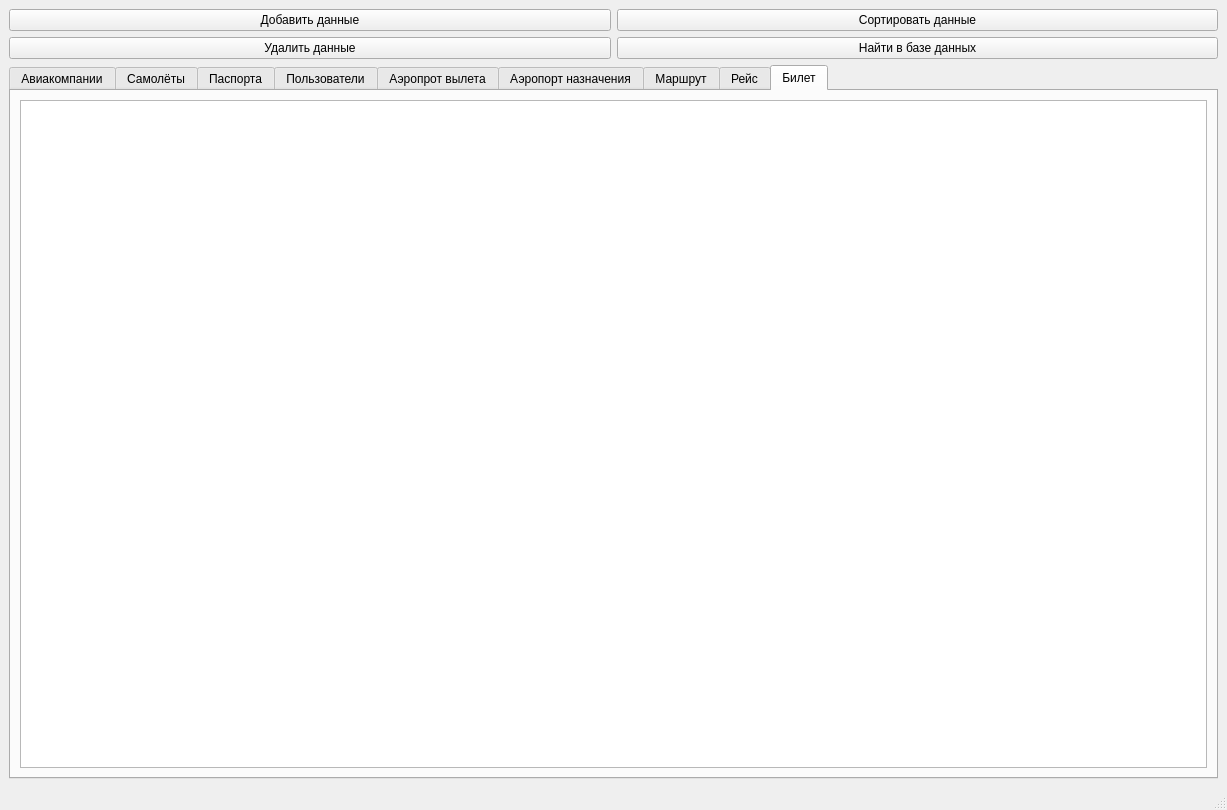
<?xml version="1.0" encoding="UTF-8"?>
<ui version="4.0">
 <class>MainWindow</class>
 <widget class="QMainWindow" name="MainWindow">
  <property name="geometry">
   <rect>
    <x>0</x>
    <y>0</y>
    <width>1227</width>
    <height>810</height>
   </rect>
  </property>
  <property name="windowTitle">
   <string>MainWindow</string>
  </property>
  <property name="layoutDirection">
   <enum>Qt::LeftToRight</enum>
  </property>
  <property name="styleSheet">
   <string notr="true"/>
  </property>
  <widget class="QWidget" name="centralwidget">
   <layout class="QGridLayout" name="gridLayout">
    <item row="0" column="0">
     <widget class="QPushButton" name="pushButton">
      <property name="styleSheet">
       <string notr="true"/>
      </property>
      <property name="text">
       <string>Добавить данные</string>
      </property>
     </widget>
    </item>
    <item row="2" column="0" colspan="2">
     <widget class="QTabWidget" name="tab_widget">
      <property name="styleSheet">
       <string notr="true"/>
      </property>
      <property name="currentIndex">
       <number>8</number>
      </property>
      <widget class="QWidget" name="Airline_tab">
       <attribute name="title">
        <string>Авиакомпании</string>
       </attribute>
       <layout class="QGridLayout" name="gridLayout_3">
        <item row="0" column="0">
         <widget class="QTableView" name="airline_tableView">
          <property name="styleSheet">
           <string notr="true"/>
          </property>
         </widget>
        </item>
       </layout>
      </widget>
      <widget class="QWidget" name="Plane_tab">
       <attribute name="title">
        <string>Самолёты</string>
       </attribute>
       <layout class="QGridLayout" name="gridLayout_4">
        <item row="0" column="0">
         <widget class="QTableView" name="plane_tableView">
          <property name="styleSheet">
           <string notr="true"/>
          </property>
         </widget>
        </item>
       </layout>
      </widget>
      <widget class="QWidget" name="passport_users_tab">
       <attribute name="title">
        <string>Паспорта</string>
       </attribute>
       <layout class="QGridLayout" name="gridLayout_5">
        <item row="0" column="0">
         <widget class="QTableView" name="passpor_user_tableView">
          <property name="styleSheet">
           <string notr="true"/>
          </property>
         </widget>
        </item>
       </layout>
      </widget>
      <widget class="QWidget" name="users_tab">
       <attribute name="title">
        <string>Пользователи</string>
       </attribute>
       <layout class="QGridLayout" name="gridLayout_6">
        <item row="0" column="0">
         <widget class="QTableView" name="users_tableView">
          <property name="styleSheet">
           <string notr="true"/>
          </property>
         </widget>
        </item>
       </layout>
      </widget>
      <widget class="QWidget" name="airport_out_tab">
       <attribute name="title">
        <string>Аэропрот вылета</string>
       </attribute>
       <layout class="QGridLayout" name="gridLayout_7">
        <item row="0" column="0">
         <widget class="QTableView" name="airport_out_tableView">
          <property name="styleSheet">
           <string notr="true"/>
          </property>
         </widget>
        </item>
       </layout>
      </widget>
      <widget class="QWidget" name="airport_in_tab">
       <attribute name="title">
        <string>Аэропорт назначения</string>
       </attribute>
       <layout class="QGridLayout" name="gridLayout_8">
        <item row="0" column="0">
         <widget class="QTableView" name="airport_in_tableView">
          <property name="styleSheet">
           <string notr="true"/>
          </property>
         </widget>
        </item>
       </layout>
      </widget>
      <widget class="QWidget" name="route_tab">
       <attribute name="title">
        <string>Маршрут</string>
       </attribute>
       <layout class="QGridLayout" name="gridLayout_9">
        <item row="0" column="0">
         <widget class="QTableView" name="route_tableView">
          <property name="styleSheet">
           <string notr="true"/>
          </property>
         </widget>
        </item>
       </layout>
      </widget>
      <widget class="QWidget" name="flight_tab">
       <attribute name="title">
        <string>Рейс</string>
       </attribute>
       <layout class="QGridLayout" name="gridLayout_10">
        <item row="0" column="0">
         <widget class="QTableView" name="flight_tableView">
          <property name="styleSheet">
           <string notr="true"/>
          </property>
         </widget>
        </item>
       </layout>
      </widget>
      <widget class="QWidget" name="ticket_tab">
       <attribute name="title">
        <string>Билет</string>
       </attribute>
       <layout class="QGridLayout" name="gridLayout_11">
        <item row="0" column="0">
         <widget class="QTableView" name="ticket_tableView">
          <property name="styleSheet">
           <string notr="true"/>
          </property>
         </widget>
        </item>
       </layout>
      </widget>
     </widget>
    </item>
    <item row="0" column="1">
     <widget class="QPushButton" name="pushButton_4">
      <property name="text">
       <string>Сортировать данные</string>
      </property>
     </widget>
    </item>
    <item row="1" column="1">
     <widget class="QPushButton" name="pushButton_3">
      <property name="text">
       <string>Найти в базе данных</string>
      </property>
     </widget>
    </item>
    <item row="1" column="0">
     <widget class="QPushButton" name="pushButton_2">
      <property name="text">
       <string>Удалить данные</string>
      </property>
     </widget>
    </item>
   </layout>
  </widget>
  <widget class="QStatusBar" name="statusbar"/>
 </widget>
 <resources/>
 <connections/>
</ui>
